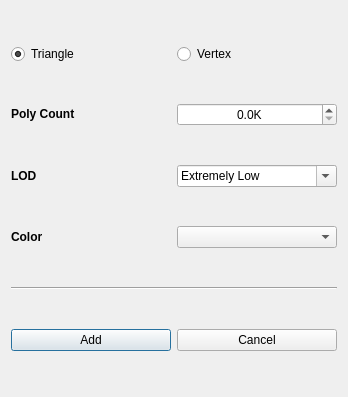
<?xml version="1.0" encoding="UTF-8"?>
<ui version="4.0">
 <class>addBudgetDialog</class>
 <widget class="QDialog" name="addBudgetDialog">
  <property name="geometry">
   <rect>
    <x>0</x>
    <y>0</y>
    <width>348</width>
    <height>397</height>
   </rect>
  </property>
  <property name="windowTitle">
   <string>Set Budget</string>
  </property>
  <layout class="QGridLayout" name="gridLayout">
   <item row="0" column="0">
    <widget class="QRadioButton" name="triRadio">
     <property name="text">
      <string>Triangle</string>
     </property>
     <property name="checked">
      <bool>true</bool>
     </property>
    </widget>
   </item>
   <item row="0" column="1">
    <widget class="QRadioButton" name="vertRadio">
     <property name="text">
      <string>Vertex</string>
     </property>
    </widget>
   </item>
   <item row="1" column="0">
    <widget class="QLabel" name="polyCountLabel">
     <property name="text">
      <string>&lt;html&gt;&lt;head/&gt;&lt;body&gt;&lt;p&gt;&lt;span style=&quot; font-weight:600;&quot;&gt;Poly Count&lt;/span&gt;&lt;/p&gt;&lt;/body&gt;&lt;/html&gt;</string>
     </property>
     <property name="textFormat">
      <enum>Qt::RichText</enum>
     </property>
    </widget>
   </item>
   <item row="1" column="1">
    <widget class="QDoubleSpinBox" name="polyCountSpinBox">
     <property name="alignment">
      <set>Qt::AlignCenter</set>
     </property>
     <property name="suffix">
      <string>K</string>
     </property>
     <property name="decimals">
      <number>1</number>
     </property>
     <property name="maximum">
      <double>1000.000000000000000</double>
     </property>
    </widget>
   </item>
   <item row="2" column="0">
    <widget class="QLabel" name="LODLabel">
     <property name="text">
      <string>&lt;html&gt;&lt;head/&gt;&lt;body&gt;&lt;p&gt;&lt;span style=&quot; font-weight:600;&quot;&gt;LOD&lt;/span&gt;&lt;/p&gt;&lt;/body&gt;&lt;/html&gt;</string>
     </property>
     <property name="textFormat">
      <enum>Qt::RichText</enum>
     </property>
    </widget>
   </item>
   <item row="2" column="1">
    <widget class="QComboBox" name="lodComboBox">
     <property name="editable">
      <bool>true</bool>
     </property>
     <item>
      <property name="text">
       <string>Extremely Low</string>
      </property>
     </item>
     <item>
      <property name="text">
       <string>Low</string>
      </property>
     </item>
     <item>
      <property name="text">
       <string>Medium</string>
      </property>
     </item>
     <item>
      <property name="text">
       <string>High</string>
      </property>
     </item>
     <item>
      <property name="text">
       <string>Very High</string>
      </property>
     </item>
     <item>
      <property name="text">
       <string>Extremely High</string>
      </property>
     </item>
    </widget>
   </item>
   <item row="3" column="0">
    <widget class="QLabel" name="colorLabel">
     <property name="text">
      <string>&lt;html&gt;&lt;head/&gt;&lt;body&gt;&lt;p&gt;&lt;span style=&quot; font-weight:600;&quot;&gt;Color&lt;/span&gt;&lt;/p&gt;&lt;/body&gt;&lt;/html&gt;</string>
     </property>
     <property name="textFormat">
      <enum>Qt::RichText</enum>
     </property>
    </widget>
   </item>
   <item row="3" column="1">
    <widget class="QComboBox" name="colorComboBox"/>
   </item>
   <item row="4" column="0" colspan="2">
    <widget class="Line" name="line">
     <property name="orientation">
      <enum>Qt::Horizontal</enum>
     </property>
    </widget>
   </item>
   <item row="5" column="0">
    <widget class="QPushButton" name="addButton">
     <property name="text">
      <string>Add</string>
     </property>
    </widget>
   </item>
   <item row="5" column="1">
    <widget class="QPushButton" name="cancelButton">
     <property name="text">
      <string>Cancel</string>
     </property>
    </widget>
   </item>
  </layout>
 </widget>
 <resources/>
 <connections/>
</ui>
